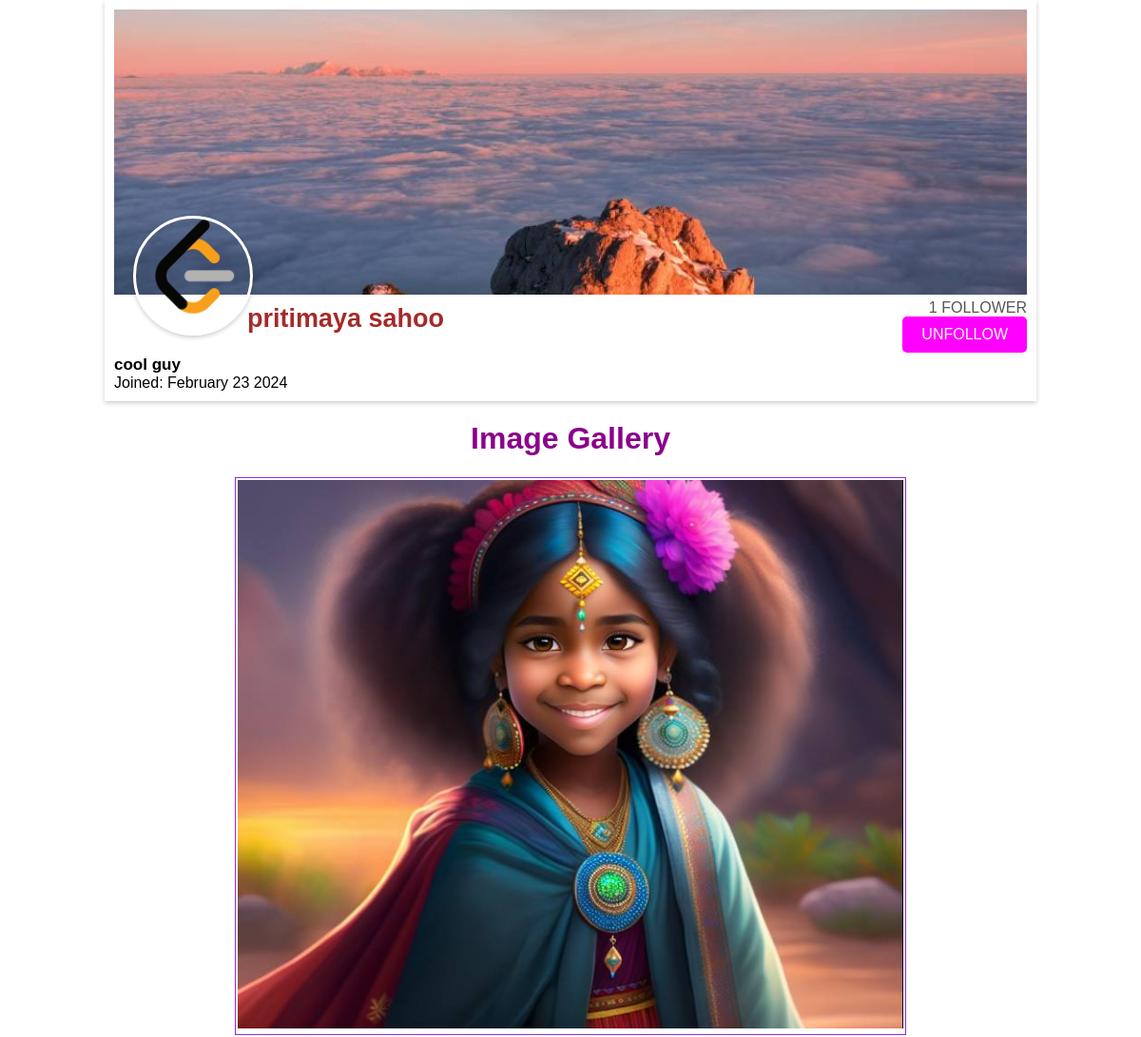
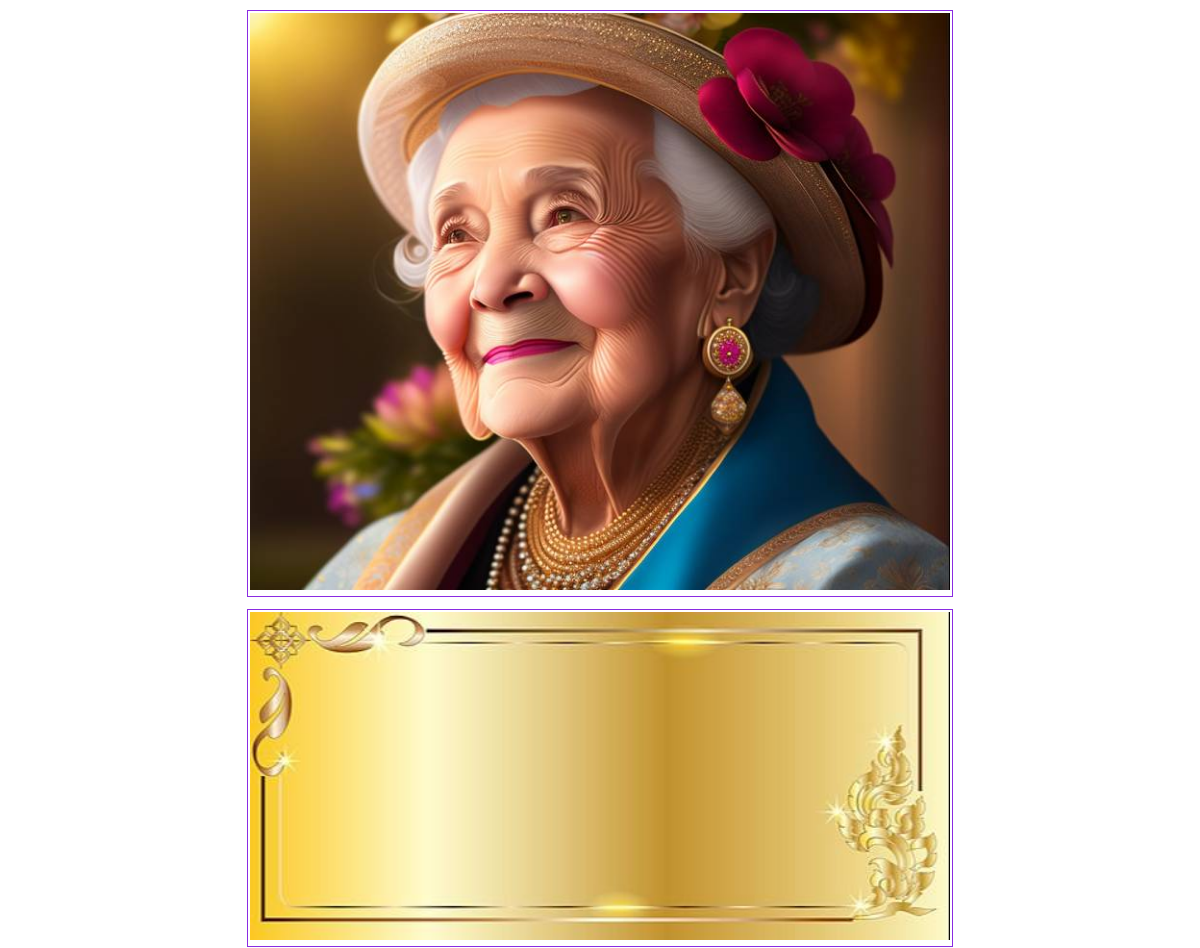
Screenshot of /prof/?myuser=00000000-0000-0000-0000-000000000002 (signed in) with the database file from the repository (2 pictures, top to bottom).
### mainapp/models.py (models this page shows, shortened)
class Profile(models.Model):
    user=models.ForeignKey(CustomUser,on_delete=models.CASCADE)
    id=models.UUIDField(primary_key=True)
    user_create=models.DateTimeField(default=datetime.now)
    profileimage=models.ImageField(upload_to='profilepic',default='default.png')
    name=models.CharField(max_length=50,blank=True)
    about=models.TextField(blank=True)
    current_study=models.CharField(max_length=50,blank=True)
    self_learner = models.BooleanField(default=False)
    current_teach=models.CharField(max_length=50,blank=True)
    backgroundimage=models.ImageField(upload_to='backgroundpic',default='default_cover_img.png')
    no_of_followers=models.IntegerField(default=0)
    comment_by_user=models.IntegerField(default=0)

class Post(models.Model):
    my_post=models.FileField(upload_to='allpost',)
    post_by=models.ForeignKey(CustomUser,on_delete=models.CASCADE)
    poster_profile=models.ForeignKey(Profile,on_delete=models.CASCADE ,null=True,default=None)
    post_time=models.DateTimeField(default=datetime.now)
    id=models.UUIDField(primary_key=True,default=uuid.uuid4)
    no_of_like=models.IntegerField(default=0)
    no_of_coment=models.IntegerField(default=0)
    no_of_viewer=models.IntegerField(default=0)
    caption=models.CharField(blank=True,max_length=150)
    about=models.TextField(blank=True)
    postshow= models.BooleanField(default=True, null=False)

### mainapp/views.py (the view)
# urls.py: path('prof/',views.Other_profile,name='Other_profile'),
@login_required(login_url='/loguser')
def Other_profile(request):
    user_id = request.GET.get('myuser')
    user_profile = Profile.objects.filter(id=user_id).first()
    my_user = request.user
    person_obj = user_profile.user
    all_post = Post.objects.filter(
        Q(postshow=True) & Q(post_by=person_obj)).all()
    person_id = person_obj.id
    follower_exist = Followerscount.objects.filter(
        follower=my_user, user=person_obj).first()
    allfollow = Followerscount.objects.filter(user=person_obj).all()
    allfollow = len(allfollow)
    button = 'UNFOLLOW' if follower_exist else 'FOLLOW'
    context = {
        'person_id': person_id,
        'myuser': my_user,
        'button': button,
        'number': allfollow,
        'profile': user_profile,
        'user': person_obj,
        'posts': all_post
    }
    return render(request, 'other_profile.html', context)

### mainapp/templates/other_profile.html (shortened to what this page needs)
<!DOCTYPE html>
<html lang="en">
  <head>
    {% load static %}
    <link rel="stylesheet" href="{% static 'cssfile/other_profile.css' %}" />
  </head>
  <body>
    <div class="profile-container">
      <div class="profile-header" style="background-image: url('{{ profile.backgroundimage.url }}');">
        <div class="profile-image">
          <img src="{{ profile.profileimage.url }}" alt="Profile Image" />
        </div>
        <div class="follow-container">
          {% if number == 0 %}
            <span class="follower-count" id="followers">NO FOLLOWERS</span>
          {% elif number == 1 %}
            <span class="follower-count" id="followers">1 FOLLOWER</span>
          {% else %}
            <span class="follower-count" id="followers">{{ number }} FOLLOWERS</span>
          {% endif %}
          <button class="follow-button" id="follow">{{ button }}</button>
        </div>
      </div>
      <h3>{{ profile.name }}</h3>
      <h4>{{ profile.about }}</h4>
      <div class="joined-date">Joined: {{ profile.user_create|date:'F j Y' }}</div>
    </div>
    <h1>Image Gallery</h1>
    <div class="gallery">
      {% for post in posts %}
        <div class="image-container">
          <img loading="lazy" width="700" src="{{ post.my_post.url }}" data-postid="{{ post.id }}" />
        </div>
      {% endfor %}
    </div>
  </body>
</html>

### mainapp/static/cssfile/other_profile.css (style rules this page uses)
body { margin: 0; padding: 0; font-family: Arial, sans-serif; }
.profile-container { width: 80%; max-width: 1200px; margin: 0 auto; padding: 10px; background-color: #fff; box-shadow: 0 2px 5px rgba(0, 0, 0, 0.2); }
.profile-header { position: relative; background-size: cover; background-position: center; height: 300px; display: flex; justify-content: flex-end; }
.profile-image { position: absolute; bottom: 20px; left: 20px; transform: translate(0, 50%); width: 120px; height: 120px; border-radius: 50%; overflow: hidden; border: 3px solid #fff; box-shadow: 0 2px 5px rgba(0, 0, 0, 0.2); }
.profile-image img { width: 100%; height: 100%; object-fit: cover; }
.follow-container { display: flex; flex-direction: column; align-items: flex-end; margin-top: 10px; }
.follow-button { background-color: #f5deb3; color: #fff; border: none; border-radius: 5px; padding: 10px 20px; font-size: 16px; cursor: pointer; margin-bottom: 5px; background-color: magenta; }
.follower-count { font-size: 16px; color: #555; margin-top: 295px; }
h3 { margin-top: 10px; margin-left: 140px; font-size: 27px; color: brown; margin-bottom: 0px; }
h4 { font-size: 17px; ; margin-bottom: 0px; }
h1 { text-align: center; color: darkmagenta; }
.gallery { margin-top: 15px; display: flex; flex-wrap: wrap; justify-content: center; gap: 10px; }
.image-container { position: relative; border: 1px solid blueviolet; margin: 1px; padding: 2px; }
img { max-width: 100%; }

### rows the page displays
Profile: backgroundimage (picture), profileimage (picture), name "pritimaya sahoo", about "cool guy", user_create "February 23 2024"
Post: my_post (picture)
Post: my_post (picture)
Post: my_post (picture)

### other values shown
{{ button }} "UNFOLLOW"
